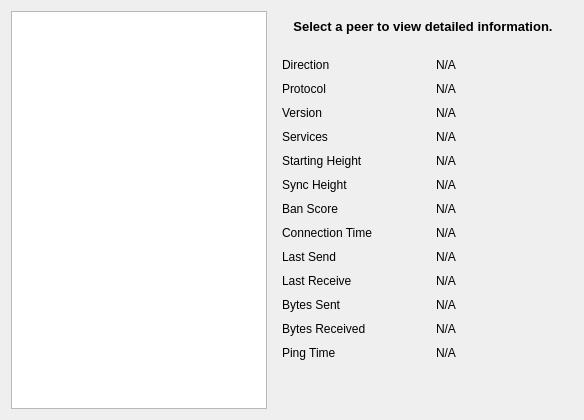
     <widget class="QWidget" name="tab_peers">
      <attribute name="title">
       <string>&amp;Peers</string>
      </attribute>
      <layout class="QGridLayout" name="gridLayout_2">
       <item row="0" column="0" rowspan="2">
        <widget class="QTableView" name="peerWidget">
         <property name="horizontalScrollBarPolicy">
          <enum>Qt::ScrollBarAsNeeded</enum>
         </property>
         <property name="sortingEnabled">
          <bool>true</bool>
         </property>
         <attribute name="horizontalHeaderHighlightSections">
          <bool>false</bool>
         </attribute>
        </widget>
       </item>
       <item row="0" column="1">
        <widget class="QLabel" name="peerHeading">
         <property name="sizePolicy">
          <sizepolicy hsizetype="Preferred" vsizetype="Minimum">
           <horstretch>0</horstretch>
           <verstretch>0</verstretch>
          </sizepolicy>
         </property>
         <property name="minimumSize">
          <size>
           <width>300</width>
           <height>32</height>
          </size>
         </property>
         <property name="font">
          <font>
           <pointsize>10</pointsize>
           <weight>75</weight>
           <bold>true</bold>
          </font>
         </property>
         <property name="cursor">
          <cursorShape>IBeamCursor</cursorShape>
         </property>
         <property name="text">
          <string>Select a peer to view detailed information.</string>
         </property>
         <property name="alignment">
          <set>Qt::AlignCenter</set>
         </property>
         <property name="wordWrap">
          <bool>true</bool>
         </property>
         <property name="textInteractionFlags">
          <set>Qt::LinksAccessibleByMouse|Qt::TextSelectableByKeyboard|Qt::TextSelectableByMouse</set>
         </property>
        </widget>
       </item>
       <item row="1" column="1">
        <widget class="QWidget" name="detailWidget" native="true">
         <property name="minimumSize">
          <size>
           <width>300</width>
           <height>0</height>
          </size>
         </property>
         <layout class="QGridLayout" name="gridLayout_3">
          <property name="horizontalSpacing">
           <number>6</number>
          </property>
          <property name="verticalSpacing">
           <number>10</number>
          </property>
          <item row="0" column="0">
           <widget class="QLabel" name="label_23">
            <property name="text">
             <string>Direction</string>
            </property>
           </widget>
          </item>
          <item row="0" column="2">
           <widget class="QLabel" name="peerDirection">
            <property name="cursor">
             <cursorShape>IBeamCursor</cursorShape>
            </property>
            <property name="text">
             <string>N/A</string>
            </property>
            <property name="textFormat">
             <enum>Qt::PlainText</enum>
            </property>
            <property name="textInteractionFlags">
             <set>Qt::LinksAccessibleByMouse|Qt::TextSelectableByKeyboard|Qt::TextSelectableByMouse</set>
            </property>
           </widget>
          </item>
          <item row="1" column="0">
           <widget class="QLabel" name="label_21">
            <property name="text">
             <string>Protocol</string>
            </property>
           </widget>
          </item>
          <item row="1" column="2">
           <widget class="QLabel" name="peerVersion">
            <property name="cursor">
             <cursorShape>IBeamCursor</cursorShape>
            </property>
            <property name="text">
             <string>N/A</string>
            </property>
            <property name="textFormat">
             <enum>Qt::PlainText</enum>
            </property>
            <property name="textInteractionFlags">
             <set>Qt::LinksAccessibleByMouse|Qt::TextSelectableByKeyboard|Qt::TextSelectableByMouse</set>
            </property>
           </widget>
          </item>
          <item row="2" column="0">
           <widget class="QLabel" name="label_28">
            <property name="text">
             <string>Version</string>
            </property>
           </widget>
          </item>
          <item row="2" column="2">
           <widget class="QLabel" name="peerSubversion">
            <property name="cursor">
             <cursorShape>IBeamCursor</cursorShape>
            </property>
            <property name="text">
             <string>N/A</string>
            </property>
            <property name="textFormat">
             <enum>Qt::PlainText</enum>
            </property>
            <property name="textInteractionFlags">
             <set>Qt::LinksAccessibleByMouse|Qt::TextSelectableByKeyboard|Qt::TextSelectableByMouse</set>
            </property>
           </widget>
          </item>
          <item row="3" column="0">
           <widget class="QLabel" name="label_4">
            <property name="text">
             <string>Services</string>
            </property>
           </widget>
          </item>
          <item row="3" column="2">
           <widget class="QLabel" name="peerServices">
            <property name="cursor">
             <cursorShape>IBeamCursor</cursorShape>
            </property>
            <property name="text">
             <string>N/A</string>
            </property>
            <property name="textFormat">
             <enum>Qt::PlainText</enum>
            </property>
            <property name="textInteractionFlags">
             <set>Qt::LinksAccessibleByMouse|Qt::TextSelectableByKeyboard|Qt::TextSelectableByMouse</set>
            </property>
           </widget>
          </item>
          <item row="5" column="0">
           <widget class="QLabel" name="label_29">
            <property name="text">
             <string>Starting Height</string>
            </property>
           </widget>
          </item>
          <item row="5" column="2">
           <widget class="QLabel" name="peerHeight">
            <property name="cursor">
             <cursorShape>IBeamCursor</cursorShape>
            </property>
            <property name="text">
             <string>N/A</string>
            </property>
            <property name="textFormat">
             <enum>Qt::PlainText</enum>
            </property>
            <property name="textInteractionFlags">
             <set>Qt::LinksAccessibleByMouse|Qt::TextSelectableByKeyboard|Qt::TextSelectableByMouse</set>
            </property>
           </widget>
          </item>
          <item row="6" column="0">
           <widget class="QLabel" name="label_27">
            <property name="text">
             <string>Sync Height</string>
            </property>
           </widget>
          </item>
          <item row="6" column="2">
           <widget class="QLabel" name="peerSyncHeight">
            <property name="cursor">
             <cursorShape>IBeamCursor</cursorShape>
            </property>
            <property name="text">
             <string>N/A</string>
            </property>
            <property name="textFormat">
             <enum>Qt::PlainText</enum>
            </property>
            <property name="textInteractionFlags">
             <set>Qt::LinksAccessibleByMouse|Qt::TextSelectableByKeyboard|Qt::TextSelectableByMouse</set>
            </property>
           </widget>
          </item>
          <item row="7" column="0">
           <widget class="QLabel" name="label_24">
            <property name="text">
             <string>Ban Score</string>
            </property>
           </widget>
          </item>
          <item row="7" column="2">
           <widget class="QLabel" name="peerBanScore">
            <property name="cursor">
             <cursorShape>IBeamCursor</cursorShape>
            </property>
            <property name="text">
             <string>N/A</string>
            </property>
            <property name="textFormat">
             <enum>Qt::PlainText</enum>
            </property>
            <property name="textInteractionFlags">
             <set>Qt::LinksAccessibleByMouse|Qt::TextSelectableByKeyboard|Qt::TextSelectableByMouse</set>
            </property>
           </widget>
          </item>
          <item row="8" column="0">
           <widget class="QLabel" name="label_22">
            <property name="text">
             <string>Connection Time</string>
            </property>
           </widget>
          </item>
          <item row="8" column="2">
           <widget class="QLabel" name="peerConnTime">
            <property name="cursor">
             <cursorShape>IBeamCursor</cursorShape>
            </property>
            <property name="text">
             <string>N/A</string>
            </property>
            <property name="textFormat">
             <enum>Qt::PlainText</enum>
            </property>
            <property name="textInteractionFlags">
             <set>Qt::LinksAccessibleByMouse|Qt::TextSelectableByKeyboard|Qt::TextSelectableByMouse</set>
            </property>
           </widget>
          </item>
          <item row="9" column="0">
           <widget class="QLabel" name="label_15">
            <property name="text">
             <string>Last Send</string>
            </property>
           </widget>
          </item>
          <item row="9" column="2">
           <widget class="QLabel" name="peerLastSend">
            <property name="cursor">
             <cursorShape>IBeamCursor</cursorShape>
            </property>
            <property name="text">
             <string>N/A</string>
            </property>
            <property name="textFormat">
             <enum>Qt::PlainText</enum>
            </property>
            <property name="textInteractionFlags">
             <set>Qt::LinksAccessibleByMouse|Qt::TextSelectableByKeyboard|Qt::TextSelectableByMouse</set>
            </property>
           </widget>
          </item>
          <item row="10" column="0">
           <widget class="QLabel" name="label_19">
            <property name="text">
             <string>Last Receive</string>
            </property>
           </widget>
          </item>
          <item row="10" column="2">
           <widget class="QLabel" name="peerLastRecv">
            <property name="cursor">
             <cursorShape>IBeamCursor</cursorShape>
            </property>
            <property name="text">
             <string>N/A</string>
            </property>
            <property name="textFormat">
             <enum>Qt::PlainText</enum>
            </property>
            <property name="textInteractionFlags">
             <set>Qt::LinksAccessibleByMouse|Qt::TextSelectableByKeyboard|Qt::TextSelectableByMouse</set>
            </property>
           </widget>
          </item>
          <item row="11" column="0">
           <widget class="QLabel" name="label_18">
            <property name="text">
             <string>Bytes Sent</string>
            </property>
           </widget>
          </item>
          <item row="11" column="2">
           <widget class="QLabel" name="peerBytesSent">
            <property name="cursor">
             <cursorShape>IBeamCursor</cursorShape>
            </property>
            <property name="text">
             <string>N/A</string>
            </property>
            <property name="textFormat">
             <enum>Qt::PlainText</enum>
            </property>
            <property name="textInteractionFlags">
             <set>Qt::LinksAccessibleByMouse|Qt::TextSelectableByKeyboard|Qt::TextSelectableByMouse</set>
            </property>
           </widget>
          </item>
          <item row="12" column="0">
           <widget class="QLabel" name="label_20">
            <property name="text">
             <string>Bytes Received</string>
            </property>
           </widget>
          </item>
          <item row="12" column="2">
           <widget class="QLabel" name="peerBytesRecv">
            <property name="cursor">
             <cursorShape>IBeamCursor</cursorShape>
            </property>
            <property name="text">
             <string>N/A</string>
            </property>
            <property name="textFormat">
             <enum>Qt::PlainText</enum>
            </property>
            <property name="textInteractionFlags">
             <set>Qt::LinksAccessibleByMouse|Qt::TextSelectableByKeyboard|Qt::TextSelectableByMouse</set>
            </property>
           </widget>
          </item>
          <item row="13" column="0">
           <widget class="QLabel" name="label_26">
            <property name="text">
             <string>Ping Time</string>
            </property>
           </widget>
          </item>
          <item row="13" column="2">
           <widget class="QLabel" name="peerPingTime">
            <property name="cursor">
             <cursorShape>IBeamCursor</cursorShape>
            </property>
            <property name="text">
             <string>N/A</string>
            </property>
            <property name="textFormat">
             <enum>Qt::PlainText</enum>
            </property>
            <property name="textInteractionFlags">
             <set>Qt::LinksAccessibleByMouse|Qt::TextSelectableByKeyboard|Qt::TextSelectableByMouse</set>
            </property>
           </widget>
          </item>
          <item row="14" column="1">
           <spacer name="verticalSpacer_3">
            <property name="orientation">
             <enum>Qt::Vertical</enum>
            </property>
            <property name="sizeHint" stdset="0">
             <size>
              <width>20</width>
              <height>40</height>
             </size>
            </property>
           </spacer>
          </item>
         </layout>
        </widget>
       </item>
      </layout>
     </widget>
